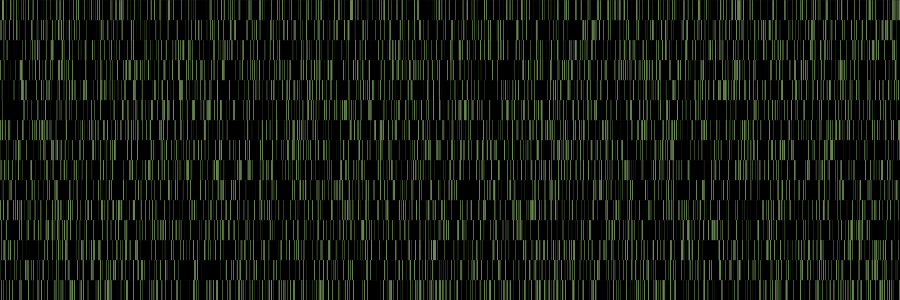
Frame 1 (no input)
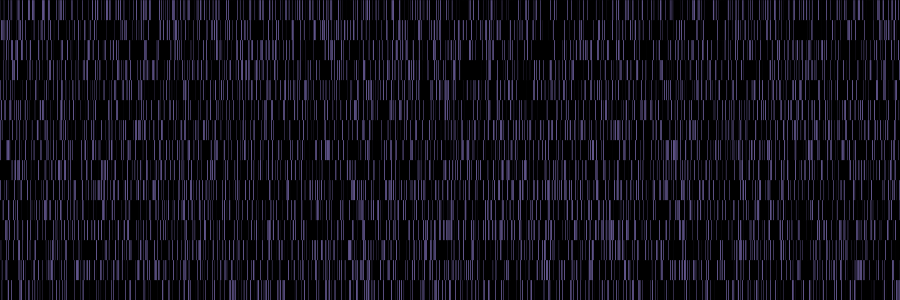
Frame 2 (the mouse pressed at the canvas centre, redrawn once)

The Processing sketch that drew these frames (run headless with seeded random() and noise(); the mouse was pressed at the canvas centre and the sketch redrawn once):

// Processing sketch: processing_44566
// ── processing_44566.pde

int beginColor = int (random(361));


void setup() {
  size (900, 300);
  smooth();
  frameRate(15);
 // noiseSeed(0);
  colorMode(HSB, 360, 100, 100);    // HueSatBright, 360 degrees, 100%, 100%
  noLoop();
}

void draw() { 
  int beginColor = int (random(361));
  for (int xCounter = 0; xCounter < width; xCounter++)
  {
    int brightVal = 1;
    for (int yCounter = -20; yCounter < height; yCounter+=20)
    {
      if (brightVal >= 40)
      {
        brightVal = 0;
      }
      stroke(beginColor, int (noise(101) * 101), (brightVal * 2.78)/2);
      brightVal = int(random(101));
      line(float(xCounter), float(yCounter), float(xCounter), float(yCounter)+20);
    }
  }
}

void mouseReleased(){
  redraw();
}
